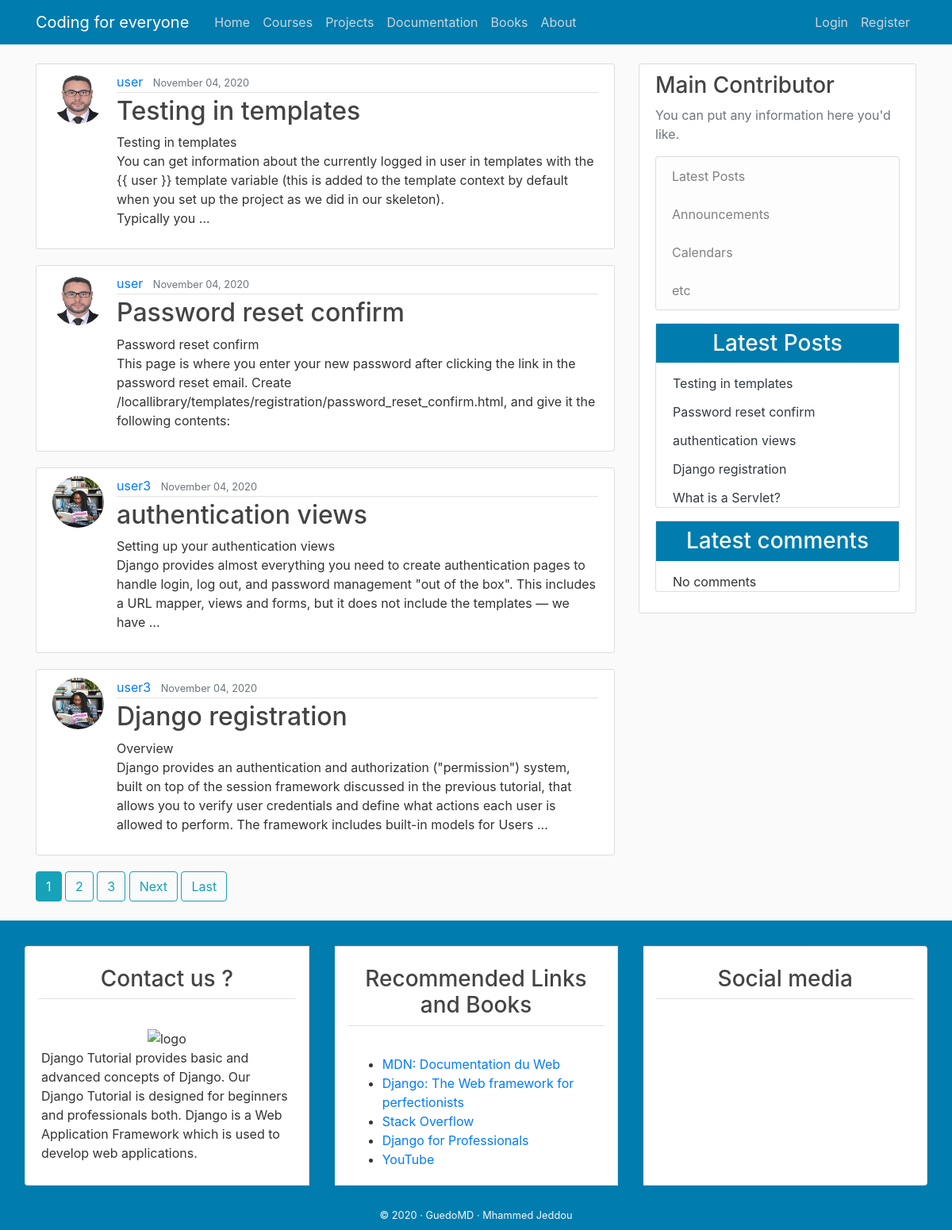
Before: / with the older database file.
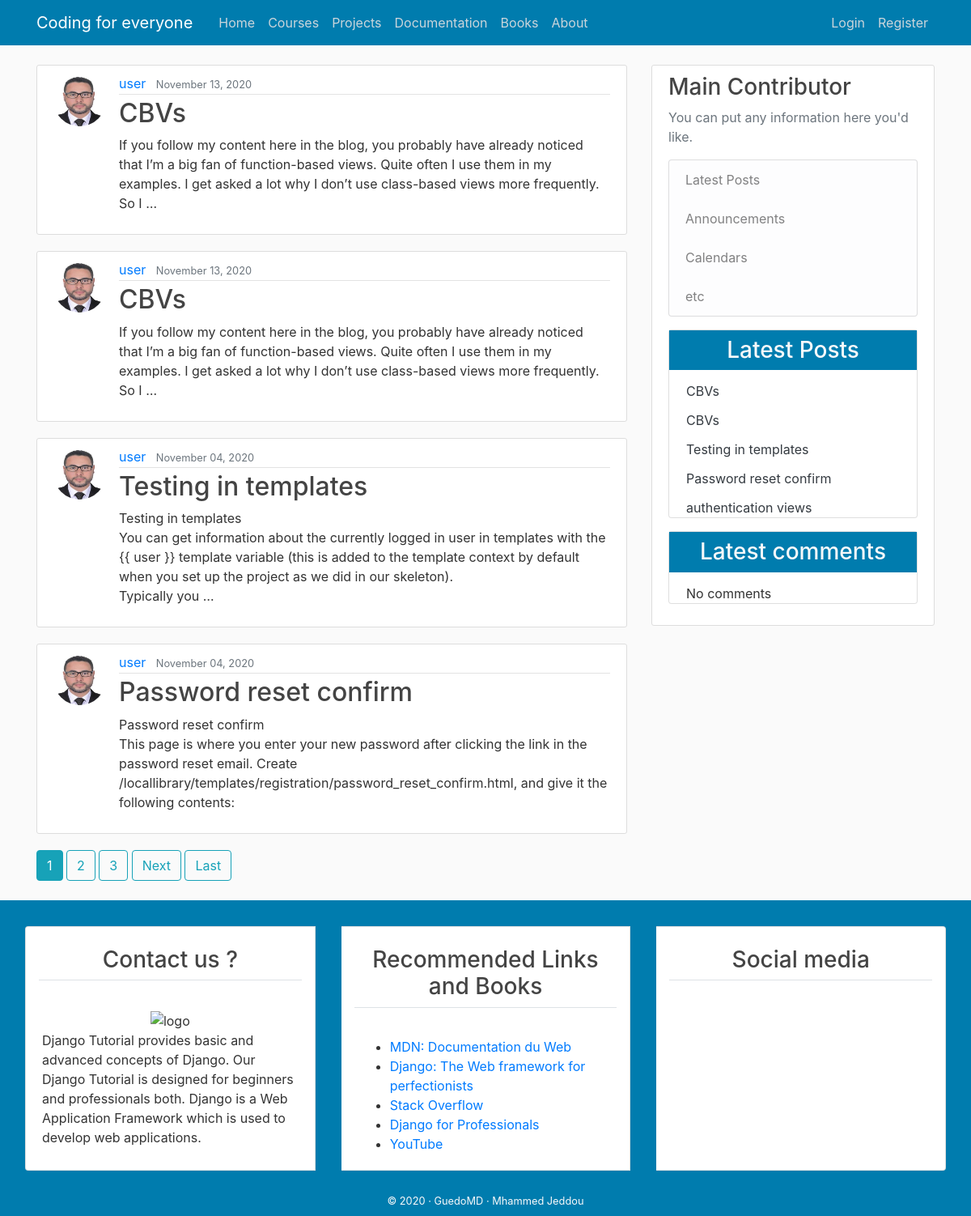
After: the same page with the newer database file.
### blog/models.py (models this page shows, shortened)
class Post(models.Model):
    title = models.CharField(max_length=100)
    content = models.TextField()
    date_posted = models.DateTimeField(default=timezone.now)
    author = models.ForeignKey(User, on_delete=models.CASCADE)
    class Meta :
        ordering = ('-date_posted',)

### users/models.py (models this page shows, shortened)
class Profile(models.Model):
    user = models.OneToOneField(User, on_delete=models.CASCADE)
    image = models.ImageField(default='default.jpg', upload_to='profile_pics')

### blog/views.py (the view)
# urls.py: path('', PostListView.as_view(), name='blog-home'),
class PostListView(ListView):
    model = Post
    template_name = 'blog/home.html'  # <app>/<model>_<viewtype>.html
    context_object_name = 'posts'
    ordering = ['-date_posted']
    paginate_by = 4

### blog/templatetags/post_tag.py (called while the page is built)
@register.inclusion_tag('blog/latest_posts.html')  #decorator
def latest_posts() : #simple python function
    context ={
        'l_posts' :Post.objects.all()[0:5]
    }
    return context

### blog/templates/blog/home.html (shortened to what this page needs)
{% extends "blog/base.html" %}
{% block content %}
    {% for post in posts %}
        <article class="media content-section">
          <img class="rounded-circle article-img" src="{{ post.author.profile.image.url }}">
          <div class="media-body">
            <div class="article-metadata">
              <a class="mr-2" href="{% url 'user-posts' post.author.username %}">{{ post.author }}</a>
              <small class="text-muted">{{ post.date_posted|date:"F d, Y" }}</small>
            </div>
            <h2><a class="article-title" href="{% url 'post-detail' post.id %}">{{ post.title }}</a></h2>
            <p class="article-content">{{post.content |safe|truncatewords_html:45}}</p>
          </div>
        </article>
    {% endfor %}
    {% if is_paginated %}
      {% for num in page_obj.paginator.page_range %}
        {% if page_obj.number == num %}
          <a class="btn btn-info mb-4" href="?page={{ num }}">{{ num }}</a>
        {% elif num > page_obj.number|add:'-3' and num < page_obj.number|add:'3' %}
          <a class="btn btn-outline-info mb-4" href="?page={{ num }}">{{ num }}</a>
        {% endif %}
      {% endfor %}
      {% if page_obj.has_next %}
        <a class="btn btn-outline-info mb-4" href="?page={{ page_obj.next_page_number }}">Next</a>
        <a class="btn btn-outline-info mb-4" href="?page={{ page_obj.paginator.num_pages }}">Last</a>
      {% endif %}
    {% endif %}
{% endblock content %}

### blog/templates/blog/base.html (shortened to what this page needs)
{% load static %}
{% load post_tag %}
<!DOCTYPE html>
<html>
<head>
    <link rel="stylesheet" href="https://maxcdn.bootstrapcdn.com/bootstrap/4.0.0/css/bootstrap.min.css">
    <link rel="stylesheet" href=" {% static 'blog/css/bootstrap.min.css' %}" >
    <link rel="stylesheet" type="text/css" href="{% static 'blog/main.css' %}">
    <link rel="stylesheet" type="text/css" href=" {% static 'blog/css/main2.css' %}" >
    <link rel="stylesheet" href="{% static 'blog/css/style2.css' %}">
</head>
<body>
    <header class="site-header">
      <nav class="navbar navbar-expand-md navbar-dark  fixed-top" style="background-color:#007cae;" >
        <div class="container">
          <a class="navbar-brand mr-4" href="{% url 'blog-home' %}">Coding for everyone  </a>
          <div class="collapse navbar-collapse" id="navbarToggle">
            <div class="navbar-nav mr-auto">
              <a class="nav-item nav-link" href="{% url 'blog-home' %}">Home</a>
              <a class="nav-item nav-link" href="{% url 'blog-about' %}">Courses</a>
              <a class="nav-item nav-link" href="{% url 'allPosts' %}">Projects</a>
              <a class="nav-item nav-link" href="{% url 'blog-about' %}">Documentation</a>
              <a class="nav-item nav-link" href="{% url 'blog-about' %}">Books</a>
              <a class="nav-item nav-link" href="{% url 'blog-about' %}">About </a>
            </div>
            <div class="navbar-nav">
              {% if user.is_authenticated %}
                <a class="nav-item nav-link" href="{% url 'post-create' %}">New Post</a>
                <a class="nav-item nav-link" href="{% url 'profile' %}">Profile</a>
                <a class="nav-item nav-link" href="{% url 'logout' %}">Logout</a>
              {% else %}
                <a class="nav-item nav-link" href="{% url 'login' %}">Login</a>
                <a class="nav-item nav-link" href="{% url 'register' %}">Register</a>
              {% endif %}
            </div>
          </div>
        </div>
      </nav>
    </header>
    <main role="main" class="container">
      <div class="row">
        <div class="col-md-8">
          {% block content %}{% endblock %}
        </div>
<div class="col-md-4">
  <div class="content-section">
    <h3> Main Contributor</h3>
    <p class='text-muted'>You can put any information here you'd like.
      <ul class="list-group">
        <li class="list-group-item list-group-item-light">Latest Posts</li>
        <li class="list-group-item list-group-item-light">Announcements</li>
        <li class="list-group-item list-group-item-light">Calendars</li>
        <li class="list-group-item list-group-item-light">etc</li>
      </ul>
    </p>
    <div class="card mb-3">
      <h3 class="text-center text-light p-2" style="background-color:#007cae;" > Latest Posts   </h3>
  {% latest_posts %}
  </div>
  <div class="card mb-3">
    <h3 class="text-center  text-light p-2" style="background-color:#007cae;"> Latest comments    </h3>
    {% include "blog/latest_comments.html" %}
</div>
  </div>
</div>
      </div>
    </main>
<footer  style="background-color:#007cae;">
  <div class="container-fluid">
      <div class="row">
<div class="col-md" >
  <div class="card-group mt-3">
<div class="card m-3">
<h3 class="card-title text-center border-bottom p-2 m-3">
Contact us ?
</h3>
<div class="card-body">
<div class="text-center">
<img src="{% static 'blog/img/pexels-photo.jpg' %}" alt=" logo " width="100px">
</div>Django Tutorial provides basic and advanced concepts of Django. Our Django Tutorial
is designed for beginners and professionals both.
Django is a Web Application Framework which is used to develop web applications.
</div>
</div>
<div class="card m-3">
  <h3 class="card-title text-center border-bottom p-2 m-3">
    Recommended Links and Books
  </h3>
  <div class="card-body">
 <ul>
<li>
  <a href="https://developer.mozilla.org/fr/">
    MDN: Documentation du Web  </a>
</li>
<li>
  <a href="https://www.djangoproject.com/">
    Django: The Web framework for perfectionists   </a>
</li>
<li>
  <a href="https://stackoverflow.com/">  Stack Overflow  </a>
</li>
<li>
  <a href="https://djangoforprofessionals.com/"> Django for Professionals  </a>
</li>
<li>
  <a href="https://www.youtube.com/">
    YouTube  </a>
</li>
 </ul>
  </div>
  </div>
<div class="card m-3">
  <h3 class="card-title text-center border-bottom p-2 m-3">
    Social media
  </h3>
  <h4 class="card-body text-center">
  </h4>
  </div>
  </div>
</div>
      </div>
<div class="row p-2">
<div class="col-md text-center">
  <small  class="text-light ">
      &copy;  2020 · GuedoMD · Mhammed Jeddou
          </small>
</div>
</div>
</div>
</footer>
  </body>
</html>

### blog/templates/blog/latest_posts.html
<ul class="list-group-flush latest-post">
    {% for post  in l_posts  %}
      <li class="list-group-item latest-post-item" >
           <a class="text-dark" href="{% url 'post-detail' post.pk  %}"> {{post.title}} </a>
      </li>
    {% endfor %}
</ul>

### blog/templates/blog/latest_comments.html
<ul class="list-group-flush latest-comment">
    {% for comment  in comments  %}
      <li class="list-group-item latest-comment-item" >
           <a class="text-dark" href="{% url 'post-detail' comment.post.pk  %}"> {{comment.body}} </a>
      </li>
      {% empty %}
      <li class="list-group-item latest-comment-item" >  No comments </li>
    {% endfor %}
</ul>

### blog/static/blog/main.css (style rules this page uses)
body { background: #fafafa; color: #333333; margin-top: 5rem; }
h1, h2, h3, h4, h5, h6 { color: #444444; }
ul { margin: 0; }
.site-header .navbar-nav .nav-link { color: #cbd5db; }
.content-section { background: #ffffff; padding: 10px 20px; border: 1px solid #dddddd; border-radius: 3px; margin-bottom: 20px; }
.article-title { color: #444444; }
.article-content { white-space: pre-line; }
.article-img { height: 65px; width: 65px; margin-right: 16px; }
.article-metadata { padding-bottom: 1px; margin-bottom: 4px; border-bottom: 1px solid #e3e3e3 }

### blog/static/blog/css/main2.css (style rules this page uses)
.latest-post, .latest-comment { padding: 0 15px; }
.latest-post .latest-post-item, .latest-comment .latest-comment-item { padding: 6px; }
.latest-post li:first-child, .latest-comment li:first-child { border-top: 0; }
.latest-post li:last-child, .latest-comment li:last-child { border-bottom: 0; padding-bottom: 0; }

Changed rows visible on the page:
no longer on this page (row unchanged): Post: author.profile.image (picture), author "user3", date_posted "November 04, 2020", title "Django registration", content "Overview Django provides an authentication and authorization (\"permission\") system, built on top of the session framework discussed in the previous tutorial, that allows you to verify user credentials and define what actions each user is allowed to perform. The framework includes built-in models for Users …"
no longer on this page (row unchanged): Post: title "What is a Servlet?", shown under "Latest Posts"
no longer on one of the page's lists (row unchanged): Post: author "user3", date_posted "November 04, 2020", title "authentication views", content "Setting up your authentication views Django provides almost everything you need to create authentication pages to handle login, log out, and password management \"out of the box\". This includes a URL mapper, views and forms, but it does not include the templates — we have …"
added Post: author.profile.image (picture), author "user", date_posted "November 13, 2020", title "CBVs", content "If you follow my content here in the blog, you probably have already noticed that I’m a big fan of function-based views. Quite often I use them in my examples. I get asked a lot why I don’t use class-based views more frequently. So I …"
added Post: author.profile.image (picture), author "user", date_posted "November 13, 2020", title "CBVs", content "If you follow my content here in the blog, you probably have already noticed that I’m a big fan of function-based views. Quite often I use them in my examples. I get asked a lot why I don’t use class-based views more frequently. So I …"
